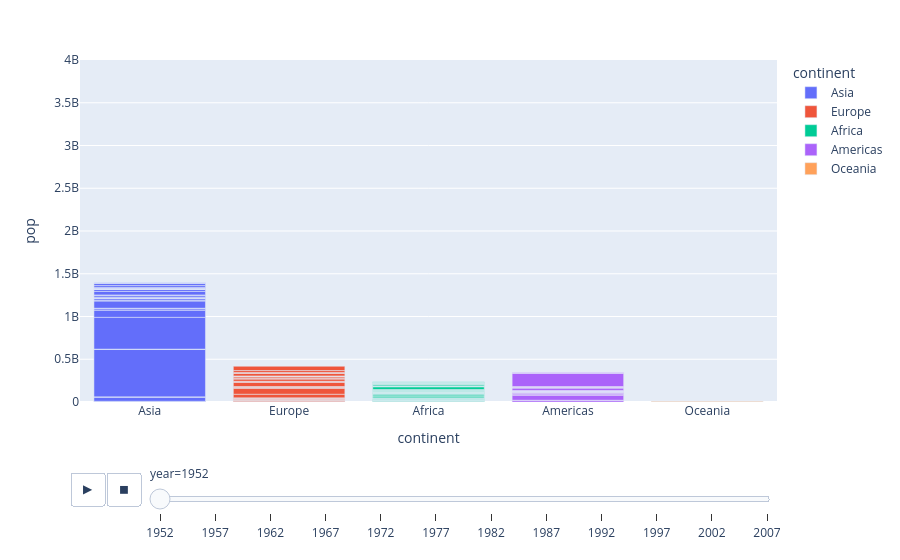

Here is the notebook cell this chart was saved with:
### Code cell
#动画柱状图
import plotly.express as px

df = px.data.gapminder()

fig = px.bar(df, x="continent", y="pop", color="continent",
  animation_frame="year", animation_group="country", range_y=[0,4000000000])
fig.show()

### Figure 1 — Plotly figure (JSON) as saved in the notebook; plotly's stock layout.template omitted (floating-point values rounded to 4 significant figures)
{"data": [{"alignmentgroup": "True", "hovertemplate": "continent=%{x}<br>year=1952<br>pop=%{y}<extra></extra>", "ids": ["Afghanistan", "Bahrain", "Bangladesh", "Cambodia", "China", "Hong Kong, China", "India", "Indonesia", "Iran", "Iraq", "Israel", "Japan", "Jordan", "Korea, Dem. Rep.", "Korea, Rep.", "Kuwait", "Lebanon", "Malaysia", "Mongolia", "Myanmar", "Nepal", "Oman", "Pakistan", "Philippines", "Saudi Arabia", "Singapore", "Sri Lanka", "Syria", "Taiwan", "Thailand", "Vietnam", "West Bank and Gaza", "Yemen, Rep."], "legendgroup": "Asia", "marker": {"color": "#636efa", "pattern": {"shape": ""}}, "name": "Asia", "offsetgroup": "Asia", "orientation": "v", "showlegend": true, "textposition": "auto", "type": "bar", "x": ["Asia", "Asia", "Asia", "Asia", "Asia", "Asia", "Asia", "Asia", "Asia", "Asia", "Asia", "Asia", "Asia", "Asia", "Asia", "Asia", "Asia", "Asia", "Asia", "Asia", "Asia", "Asia", "Asia", "Asia", "Asia", "Asia", "Asia", "Asia", "Asia", "Asia", "Asia", "Asia", "Asia"], "xaxis": "x", "y": [8425333, 120447, 46886859, 4693836, 556263527, 2125900, 372000000, 82052000, 17272000, 5441766, 1620914, 86459025, 607914, 8865488, 20947571, 160000, 1439529, 6748378, 800663, 20092996, 9182536, 507833, 41346560, 22438691, 4005677, 1127000, 7982342, 3661549, 8550362, 21289402, 26246839, 1030585, 4963829], "yaxis": "y"}, {"alignmentgroup": "True", "hovertemplate": "continent=%{x}<br>year=1952<br>pop=%{y}<extra></extra>", "ids": ["Albania", "Austria", "Belgium", "Bosnia and Herzegovina", "Bulgaria", "Croatia", "Czech Republic", "Denmark", "Finland", "France", "Germany", "Greece", "Hungary", "Iceland", "Ireland", "Italy", "Montenegro", "Netherlands", "Norway", "Poland", "Portugal", "Romania", "Serbia", "Slovak Republic", "Slovenia", "Spain", "Sweden", "Switzerland", "Turkey", "United Kingdom"], "legendgroup": "Europe", "marker": {"color": "#EF553B", "pattern": {"shape": ""}}, "name": "Europe", "offsetgroup": "Europe", "orientation": "v", "showlegend": true, "textposition": "auto", "type": "bar", "x": ["Europe", "Europe", "Europe", "Europe", "Europe", "Europe", "Europe", "Europe", "Europe", "Europe", "Europe", "Europe", "Europe", "Europe", "Europe", "Europe", "Europe", "Europe", "Europe", "Europe", "Europe", "Europe", "Europe", "Europe", "Europe", "Europe", "Europe", "Europe", "Europe", "Europe"], "xaxis": "x", "y": [1282697, 6927772, 8730405, 2791000, 7274900, 3882229, 9125183, 4334000, 4090500, 42459667, 69145952, 7733250, 9504000, 147962, 2952156, 47666000, 413834, 10381988, 3327728, 25730551, 8526050, 16630000, 6860147, 3558137, 1489518, 28549870, 7124673, 4815000, 22235677, 50430000], "yaxis": "y"}, {"alignmentgroup": "True", "hovertemplate": "continent=%{x}<br>year=1952<br>pop=%{y}<extra></extra>", "ids": ["Algeria", "Angola", "Benin", "Botswana", "Burkina Faso", "Burundi", "Cameroon", "Central African Republic", "Chad", "Comoros", "Congo, Dem. Rep.", "Congo, Rep.", "Cote d'Ivoire", "Djibouti", "Egypt", "Equatorial Guinea", "Eritrea", "Ethiopia", "Gabon", "Gambia", "Ghana", "Guinea", "Guinea-Bissau", "Kenya", "Lesotho", "Liberia", "Libya", "Madagascar", "Malawi", "Mali", "Mauritania", "Mauritius", "Morocco", "Mozambique", "Namibia", "Niger", "Nigeria", "Reunion", "Rwanda", "Sao Tome and Principe", "Senegal", "Sierra Leone", "Somalia", "South Africa", "Sudan", "Swaziland", "Tanzania", "Togo", "Tunisia", "Uganda", "Zambia", "Zimbabwe"], "legendgroup": "Africa", "marker": {"color": "#00cc96", "pattern": {"shape": ""}}, "name": "Africa", "offsetgroup": "Africa", "orientation": "v", "showlegend": true, "textposition": "auto", "type": "bar", "x": ["Africa", "Africa", "Africa", "Africa", "Africa", "Africa", "Africa", "Africa", "Africa", "Africa", "Africa", "Africa", "Africa", "Africa", "Africa", "Africa", "Africa", "Africa", "Africa", "Africa", "Africa", "Africa", "Africa", "Africa", "Africa", "Africa", "Africa", "Africa", "Africa", "Africa", "Africa", "Africa", "Africa", "Africa", "Africa", "Africa", "Africa", "Africa", "Africa", "Africa", "Africa", "Africa", "Africa", "Africa", "Africa", "Africa", "Africa", "Africa", "Africa", "Africa", "Africa", "Africa"], "xaxis": "x", "y": [9279525, 4232095, 1738315, 442308, 4469979, 2445618, 5009067, 1291695, 2682462, 153936, 14100005, 854885, 2977019, 63149, 22223309, 216964, 1438760, 20860941, 420702, 284320, 5581001, 2664249, 580653, 6464046, 748747, 863308, 1019729, 4762912, 2917802, 3838168, 1022556, 516556, 9939217, 6446316, 485831, 3379468, 33119096, 257700, 2534927, 60011, 2755589, 2143249, 2526994, 14264935, 8504667, 290243, 8322925, 1219113, 3647735, 5824797, 2672000, 3080907], "yaxis": "y"}, {"alignmentgroup": "True", "hovertemplate": "continent=%{x}<br>year=1952<br>pop=%{y}<extra></extra>", "ids": ["Argentina", "Bolivia", "Brazil", "Canada", "Chile", "Colombia", "Costa Rica", "Cuba", "Dominican Republic", "Ecuador", "El Salvador", "Guatemala", "Haiti", "Honduras", "Jamaica", "Mexico", "Nicaragua", "Panama", "Paraguay", "Peru", "Puerto Rico", "Trinidad and Tobago", "United States", "Uruguay", "Venezuela"], "legendgroup": "Americas", "marker": {"color": "#ab63fa", "pattern": {"shape": ""}}, "name": "Americas", "offsetgroup": "Americas", "orientation": "v", "showlegend": true, "textposition": "auto", "type": "bar", "x": ["Americas", "Americas", "Americas", "Americas", "Americas", "Americas", "Americas", "Americas", "Americas", "Americas", "Americas", "Americas", "Americas", "Americas", "Americas", "Americas", "Americas", "Americas", "Americas", "Americas", "Americas", "Americas", "Americas", "Americas", "Americas"], "xaxis": "x", "y": [17876956, 2883315, 56602560, 14785584, 6377619, 12350771, 926317, 6007797, 2491346, 3548753, 2042865, 3146381, 3201488, 1517453, 1426095, 30144317, 1165790, 940080, 1555876, 8025700, 2227000, 662850, 157553000, 2252965, 5439568], "yaxis": "y"}, {"alignmentgroup": "True", "hovertemplate": "continent=%{x}<br>year=1952<br>pop=%{y}<extra></extra>", "ids": ["Australia", "New Zealand"], "legendgroup": "Oceania", "marker": {"color": "#FFA15A", "pattern": {"shape": ""}}, "name": "Oceania", "offsetgroup": "Oceania", "orientation": "v", "showlegend": true, "textposition": "auto", "type": "bar", "x": ["Oceania", "Oceania"], "xaxis": "x", "y": [8691212, 1994794], "yaxis": "y"}], "layout": {"barmode": "relative", "legend": {"title": {"text": "continent"}, "tracegroupgap": 0}, "margin": {"t": 60}, "sliders": [{"active": 0, "currentvalue": {"prefix": "year="}, "len": 0.9, "pad": {"b": 10, "t": 60}, "steps": [{"args": [["1952"], {"frame": {"duration": 0, "redraw": true}, "fromcurrent": true, "mode": "immediate", "transition": {"duration": 0, "easing": "linear"}}], "label": "1952", "method": "animate"}, {"args": [["1957"], {"frame": {"duration": 0, "redraw": true}, "fromcurrent": true, "mode": "immediate", "transition": {"duration": 0, "easing": "linear"}}], "label": "1957", "method": "animate"}, {"args": [["1962"], {"frame": {"duration": 0, "redraw": true}, "fromcurrent": true, "mode": "immediate", "transition": {"duration": 0, "easing": "linear"}}], "label": "1962", "method": "animate"}, {"args": [["1967"], {"frame": {"duration": 0, "redraw": true}, "fromcurrent": true, "mode": "immediate", "transition": {"duration": 0, "easing": "linear"}}], "label": "1967", "method": "animate"}, {"args": [["1972"], {"frame": {"duration": 0, "redraw": true}, "fromcurrent": true, "mode": "immediate", "transition": {"duration": 0, "easing": "linear"}}], "label": "1972", "method": "animate"}, {"args": [["1977"], {"frame": {"duration": 0, "redraw": true}, "fromcurrent": true, "mode": "immediate", "transition": {"duration": 0, "easing": "linear"}}], "label": "1977", "method": "animate"}, {"args": [["1982"], {"frame": {"duration": 0, "redraw": true}, "fromcurrent": true, "mode": "immediate", "transition": {"duration": 0, "easing": "linear"}}], "label": "1982", "method": "animate"}, {"args": [["1987"], {"frame": {"duration": 0, "redraw": true}, "fromcurrent": true, "mode": "immediate", "transition": {"duration": 0, "easing": "linear"}}], "label": "1987", "method": "animate"}, {"args": [["1992"], {"frame": {"duration": 0, "redraw": true}, "fromcurrent": true, "mode": "immediate", "transition": {"duration": 0, "easing": "linear"}}], "label": "1992", "method": "animate"}, {"args": [["1997"], {"frame": {"duration": 0, "redraw": true}, "fromcurrent": true, "mode": "immediate", "transition": {"duration": 0, "easing": "linear"}}], "label": "1997", "method": "animate"}, {"args": [["2002"], {"frame": {"duration": 0, "redraw": true}, "fromcurrent": true, "mode": "immediate", "transition": {"duration": 0, "easing": "linear"}}], "label": "2002", "method": "animate"}, {"args": [["2007"], {"frame": {"duration": 0, "redraw": true}, "fromcurrent": true, "mode": "immediate", "transition": {"duration": 0, "easing": "linear"}}], "label": "2007", "method": "animate"}], "x": 0.1, "xanchor": "left", "y": 0, "yanchor": "top"}], "updatemenus": [{"buttons": [{"args": [null, {"frame": {"duration": 500, "redraw": true}, "fromcurrent": true, "mode": "immediate", "transition": {"duration": 500, "easing": "linear"}}], "label": "&#9654;", "method": "animate"}, {"args": [[null], {"frame": {"duration": 0, "redraw": true}, "fromcurrent": true, "mode": "immediate", "transition": {"duration": 0, "easing": "linear"}}], "label": "&#9724;", "method": "animate"}], "direction": "left", "pad": {"r": 10, "t": 70}, "showactive": false, "type": "buttons", "x": 0.1, "xanchor": "right", "y": 0, "yanchor": "top"}], "xaxis": {"anchor": "y", "categoryarray": ["Asia", "Europe", "Africa", "Americas", "Oceania"], "categoryorder": "array", "domain": [0, 1], "title": {"text": "continent"}}, "yaxis": {"anchor": "x", "domain": [0, 1], "range": [0, 4000000000], "title": {"text": "pop"}}}}
